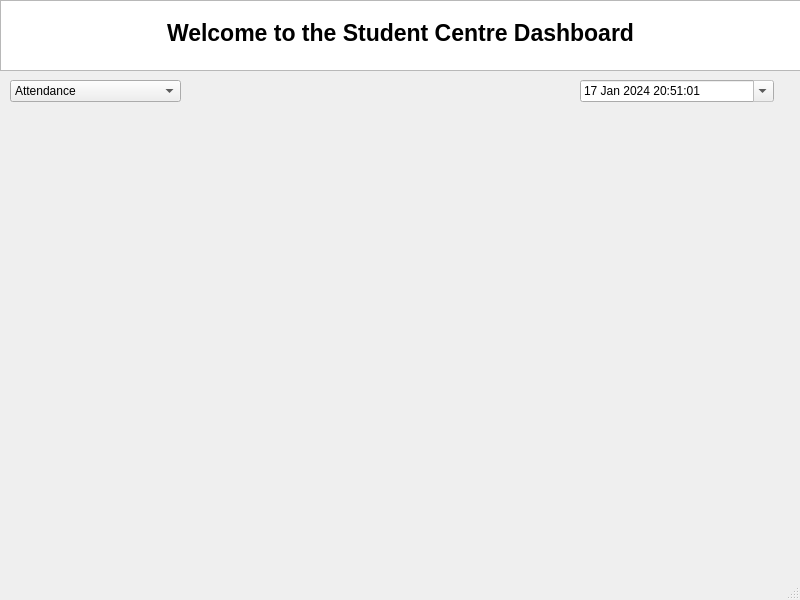
<?xml version="1.0" encoding="UTF-8"?>
<ui version="4.0">
 <class>MainWindow</class>
 <widget class="QMainWindow" name="MainWindow">
  <property name="geometry">
   <rect>
    <x>0</x>
    <y>0</y>
    <width>800</width>
    <height>600</height>
   </rect>
  </property>
  <property name="windowTitle">
   <string>MainWindow</string>
  </property>
  <widget class="QWidget" name="centralwidget">
   <widget class="QTextEdit" name="textEdit">
    <property name="geometry">
     <rect>
      <x>0</x>
      <y>0</y>
      <width>801</width>
      <height>71</height>
     </rect>
    </property>
    <property name="readOnly">
     <bool>true</bool>
    </property>
    <property name="html">
     <string>&lt;!DOCTYPE HTML PUBLIC &quot;-//W3C//DTD HTML 4.0//EN&quot; &quot;http://www.w3.org/TR/REC-html40/strict.dtd&quot;&gt;
&lt;html&gt;&lt;head&gt;&lt;meta name=&quot;qrichtext&quot; content=&quot;1&quot; /&gt;&lt;style type=&quot;text/css&quot;&gt;
p, li { white-space: pre-wrap; }
&lt;/style&gt;&lt;/head&gt;&lt;body style=&quot; font-family:'MS Shell Dlg 2'; font-size:8.25pt; font-weight:400; font-style:normal;&quot;&gt;
&lt;p align=&quot;center&quot; dir='rtl' style=&quot; margin-top:0px; margin-bottom:0px; margin-left:0px; margin-right:0px; -qt-block-indent:0; text-indent:0px;&quot;&gt;&lt;span style=&quot; font-size:26pt; font-weight:600; vertical-align:sub;&quot;&gt;Welcome to the Student Centre Dashboard&lt;/span&gt;&lt;/p&gt;&lt;/body&gt;&lt;/html&gt;</string>
    </property>
   </widget>
   <widget class="QComboBox" name="comboBox">
    <property name="geometry">
     <rect>
      <x>10</x>
      <y>80</y>
      <width>171</width>
      <height>22</height>
     </rect>
    </property>
    <item>
     <property name="text">
      <string>Attendance</string>
     </property>
    </item>
    <item>
     <property name="text">
      <string>Add New Student</string>
     </property>
    </item>
    <item>
     <property name="text">
      <string>Unlock Door</string>
     </property>
    </item>
   </widget>
   <widget class="QDateTimeEdit" name="dateTimeEdit">
    <property name="enabled">
     <bool>true</bool>
    </property>
    <property name="geometry">
     <rect>
      <x>580</x>
      <y>80</y>
      <width>194</width>
      <height>22</height>
     </rect>
    </property>
    <property name="readOnly">
     <bool>true</bool>
    </property>
    <property name="buttonSymbols">
     <enum>QAbstractSpinBox::NoButtons</enum>
    </property>
    <property name="accelerated">
     <bool>false</bool>
    </property>
    <property name="dateTime">
     <datetime>
      <hour>20</hour>
      <minute>51</minute>
      <second>1</second>
      <year>2024</year>
      <month>1</month>
      <day>17</day>
     </datetime>
    </property>
    <property name="time">
     <time>
      <hour>20</hour>
      <minute>51</minute>
      <second>1</second>
     </time>
    </property>
    <property name="currentSection">
     <enum>QDateTimeEdit::DaySection</enum>
    </property>
    <property name="calendarPopup">
     <bool>true</bool>
    </property>
   </widget>
  </widget>
  <widget class="QMenuBar" name="menubar">
   <property name="geometry">
    <rect>
     <x>0</x>
     <y>0</y>
     <width>800</width>
     <height>21</height>
    </rect>
   </property>
  </widget>
  <widget class="QStatusBar" name="statusbar"/>
 </widget>
 <resources/>
 <connections/>
</ui>
